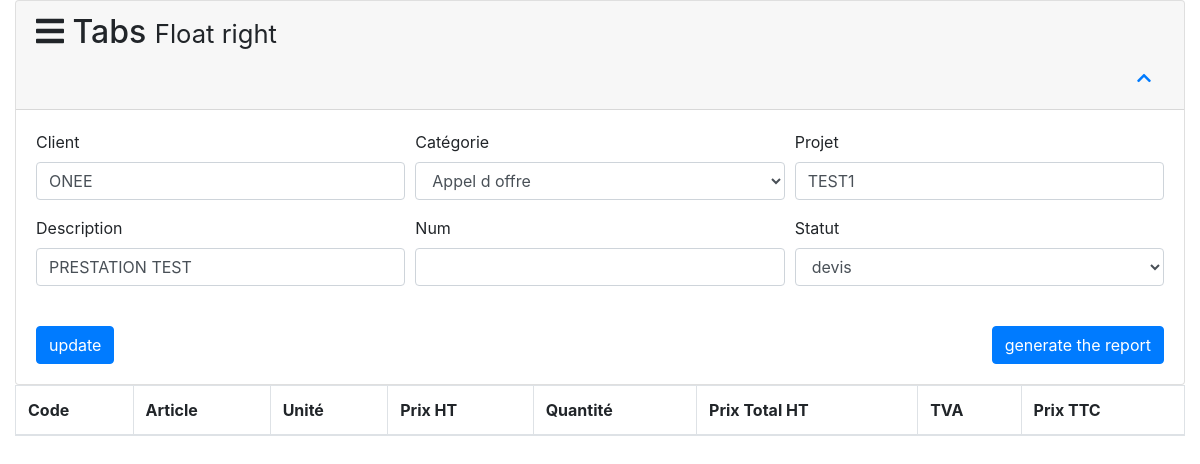
Screenshot of /modification_client.php?id_client=1 with the database file from the repository.
### tables this page shows
CREATE TABLE `vente` (
  `id` int NOT NULL AUTO_INCREMENT,
  `client` text NOT NULL,
  `num` text NOT NULL,
  `projet` text NOT NULL,
  `categorie` text NOT NULL,
  `description` text NOT NULL,
  `statut` varchar(150) NOT NULL,
  `user` text NOT NULL,
  `date_creation` date DEFAULT NULL,
  PRIMARY KEY (`id`)
);

### modification_client.php (the view, shortened to what this page needs)
<?php
include("index.php");
$idd = $_GET['id_client'];
$resultSpec = mysqli_query($conn,"SELECT * FROM vente where id = '$idd'");
while($resTarget = mysqli_fetch_array($resultSpec)){
    $client = $resTarget['client'];
    $num = $resTarget['num'];
    $project = $resTarget['projet'];
    $categorie = $resTarget['categorie'];
    $description = $resTarget['description'];
    $statut = $resTarget['statut'];
}
?>
<!DOCTYPE html>
<html lang="en">
<head>
    <link href="https://stackpath.bootstrapcdn.com/bootstrap/4.3.1/css/bootstrap.min.css" rel="stylesheet">
    <link href="https://cdnjs.cloudflare.com/ajax/libs/font-awesome/5.15.4/css/all.min.css" rel="stylesheet">
    <link rel="stylesheet" type="text/css" href="https://cdn.datatables.net/1.11.5/css/dataTables.bootstrap4.min.css">
</head>
<body>
    <div class="container-fluid">
        <div class="row">
            <div class="col-sm-12">
                <div class="card">
                    <div class="card-header">
                        <h2><i class="fa fa-bars"></i> Tabs <small>Float right</small></h2>
                        <button class="btn btn-link float-right" id="toggleForm"><i class="fa fa-chevron-up"></i></button>
                    </div>
                    <div class="card-body" id="formCollapse">
                            <div class="form-row">
                                <div class="col-md-4 form-group">
                                    <label for="client_client">Client</label>
                               <input list="browser"  value = "<?=  $client;?>"  id="client_client" class="form-control">
                                </div>
                                <div class="col-md-4 form-group">
                                    <label for="categorie_client">Catégorie</label>
                                    <select id="categorie_client" class="form-control">
                    <?php  $resultCat = mysqli_query($conn, "SELECT * FROM categorie ");
                    while($resCat = mysqli_fetch_array($resultCat)){  ?>
                    <option value = "<?=  $resCat['categorie'];?>" <?php echo ($categorie == $resCat['categorie'])  ? "selected" : "" ?>> <?= $resCat['categorie']; ?> </option>
                    <?php  } ?>
                                    </select>
                                </div>
                                <div class="col-md-4 form-group">
                                    <label for="projet_client">Projet</label>
                                    <input type="text" value="<?= $project ?>" id="projet_client" class="form-control">
                                </div>
                                <div class="col-md-4 form-group">
                                    <label for="description_client">Description</label>
                                    <input type="text" id="description_client" value="<?= $description  ?>" class="form-control">
                                </div>
                                <div class="col-md-4 form-group">
                                    <label for="num_client">Num</label>
                                    <input type="text" id="num_client" value="<?= $num ?>" class="form-control">
                                </div>
                                <div class="col-md-4 form-group">
                                    <label for="statut_client">Statut</label>
                                    <select id="statut_client" class="form-control">
    <?php
    $resultSt = mysqli_query($conn, "SELECT * FROM statut_commande");
    while ($resSt = mysqli_fetch_array($resultSt)) {
    ?>
        <option <?php echo ($statut == $resSt['statut']) ? "selected" : "" ?> value="<?= $resSt['statut']; ?>">
            <?= $resSt['statut']; ?>
        </option>
    <?php } ?>
</select>
                                </div>
                            </div>
                            <br>
    <div class="d-flex justify-content-between">
                <input type="button" id="update_client" value="update" class="btn btn-primary">
                <input type="button" id="report" value="generate the report" class="btn btn-primary" >
    </div>
                    </div>
                </div>
            </div>
        </div>
        <div class="row">
            <div class="col-sm-12">
                <table id="example" class="table table-striped table-bordered" style="width:100%">
                    <thead>
                        <tr>
                            <th>Code</th>
                            <th>Article</th>
                            <th>Unité</th>
                            <th>Prix HT</th>
                            <th>Quantité</th>
                            <th>Prix Total HT</th>
                            <th>TVA</th>
                            <th>Prix TTC</th>
                        </tr>
                    </thead>
                </table>
            </div>
        </div>
    </div>
    <link rel="stylesheet" type="text/css" href="https://cdn.datatables.net/2.0.2/css/dataTables.dataTables.css">
<link rel="stylesheet" type="text/css" href="https://cdn.datatables.net/buttons/3.0.1/css/buttons.dataTables.css">
</body>
</html>

### rows the page displays
vente: client "ONEE", projet "TEST1", description "PRESTATION TEST"

### other values shown
form field value "Appel d offre"
form field value "devis"
